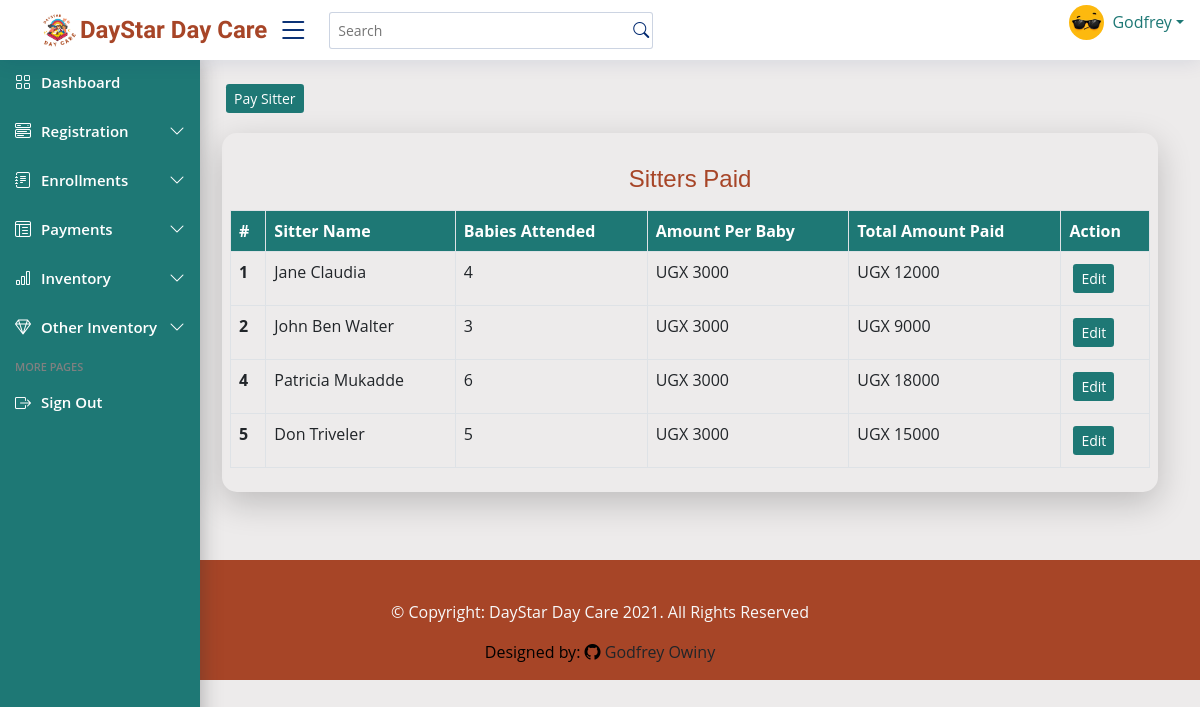
Page /sitterpay/ (signed in) on the committed database.
### dayStarApp/models.py (models this page shows, shortened)
class SitterPayment(models.Model):
    sitter = models.ForeignKey(Sitter_on_duty, on_delete=models.CASCADE, null=True, blank=False)
    num_of_baby = models.PositiveIntegerField(default=1, validators=[MaxValueValidator(6)])
    amount_per_baby = models.PositiveIntegerField(default=3000)
    def sitterpay(self):
        total_pay = self.num_of_baby * self.amount_per_baby
        return int(total_pay)

class Sitter_on_duty(models.Model):
    STATUS_CHOICES = [
        (True, 'On Duty'),
        (False, 'Off Duty'),
    ]
    sitter_name = models.OneToOneField(Sitter, unique=True, on_delete=models.CASCADE)
    date = models.DateTimeField(default=datetime.now, blank=False)
    status = models.BooleanField(choices=STATUS_CHOICES, null=True, blank= True)
    created_at = models.DateTimeField(auto_now_add=True, blank=False, null=True)
    def __str__(self):
        return self.sitter_name.name

class Sitter(models.Model):
    contact_regex = r'^(\+256|0)\d{9}$'   # Regex for contact
    contact_validator = RegexValidator(
        regex=contact_regex,
        message='Enter a valid Country contact'
    )
    NIN_regex = r'^C(M|F)\d{9}[A-Z]$'
    NIN_validator = RegexValidator(
    regex=NIN_regex,
    message='Enter a valid Ugandan NIN'
)
    name = models.CharField(max_length=100, null=False, blank=False, validators= [name_validator] )
    date_of_birth = models.DateField(blank=False, null=False)
    gender = models.CharField(max_length=100)
    location = models.CharField(max_length=100, default="Kabalagala")
    contact = models.CharField(max_length=13, validators=[MinLengthValidator(10), contact_validator])
    education_Level = models.CharField(max_length=255, blank=False, null=True)
    religion = models.CharField(max_length=100, blank=True)
    next_of_kin = models.CharField(max_length=200, blank=False, validators=[name_validator], default= None)
    recommended_by = models.CharField(max_length=100, null=True, blank=True)
    sitter_number = models.CharField(max_length=10, unique=True, blank=False, default=None)
    date_of_registration = models.DateField(default=timezone.now, null=True, blank=False)
    NIN = models.CharField(max_length=14, unique=True, blank=False, null=True, validators=[MinLengthValidator(10)])

### dayStarApp/views.py (the view)
# urls.py: path('sitterpay/', views.sitterpay, name='sitterpay'),
@login_required
def sitterpay(request):
    sitter = SitterPayment.objects.all()
    return render(request, 'dayStarApp/sitterpay.html', {'sitter': sitter })

### dayStarApp/templates/dayStarApp/sitterpay.html
{% extends 'dayStarApp/base.html' %} {% load crispy_forms_tags %} {% load static %}
{% block content %}
<main class="main" id="main">
  <div class="container">
    <a href="{% url 'sitteradd' %}" class="btn btn-sm m-1 text-white" style="background-color: #1e7875; border: none;">Pay Sitter</a>
     <div class="col-lg-12 col-md-12 sitter-table mt-3 p-2">
      <table class="table table-bordered table-stripped mt-3">
        <caption class="caption-top text-center" style="color: #a74527;"><h4>Sitters Paid
        </h4></caption>
        <thead>
          <tr>
            <th scope="col">#</th>
            <th scope="col">Sitter Name</th>
            <th scope="col">Babies Attended</th>
            <th scope="col">Amount Per Baby</th>
            <th scope="col">Total Amount Paid</th>
            <th scope="col">Action</th>
          </tr>
        </thead>
        <tbody>
          {% for sitter in sitter %}
            <tr>
              <th scope="row">{{ sitter.id }}</th>
              <td>{{ sitter.sitter }}</td>
              <td>{{ sitter.num_of_baby }}</td>
              <td>UGX {{ sitter.amount_per_baby  }}</td>
              <td>UGX {{ sitter.sitterpay }}</td>
              <td><a href="{% url 'sitteredit' id=sitter.id %}" class="btn btn-sm m-1 text-white" style="background-color: #1e7875; border: none;">Edit</a>
            </tr>
          {% endfor %}
        </tbody>
      </table>
    </div>
  </div>
</main>
{% endblock content %}

### dayStarApp/static/css/style.css (style rules this page uses)
:root { scroll-behavior: smooth; }
body { font-family: "Open Sans", sans-serif; color: #444444; background: #edebeb; }
a { color: #4154f1; text-decoration: none; }
h1, h2, h3, h4, h5, h6 { font-family: "Nunito", sans-serif; }
#main { margin-top: 60px; padding: 20px 30px; transition: all 0.3s; }
@media (min-width: 1200px) { #main { margin-left: 15%; } }
.sitter-table { width: 100%; border-collapse: separate; border-radius: 15px; box-shadow: 0 11px 34px 0 rgba(0, 0, 0, 0.2); }
.sitter-table thead tr { background-color: #1e7875; color: white; }

### rows in the picture
SitterPayment: id "1", sitter "Jane Claudia", num_of_baby "4", amount_per_baby "3000", sitterpay "12000"
SitterPayment: id "2", sitter "John Ben Walter", num_of_baby "3", amount_per_baby "3000", sitterpay "9000"
SitterPayment: id "4", sitter "Patricia Mukadde", num_of_baby "6", amount_per_baby "3000", sitterpay "18000"
SitterPayment: id "5", sitter "Don Triveler", num_of_baby "5", amount_per_baby "3000", sitterpay "15000"
